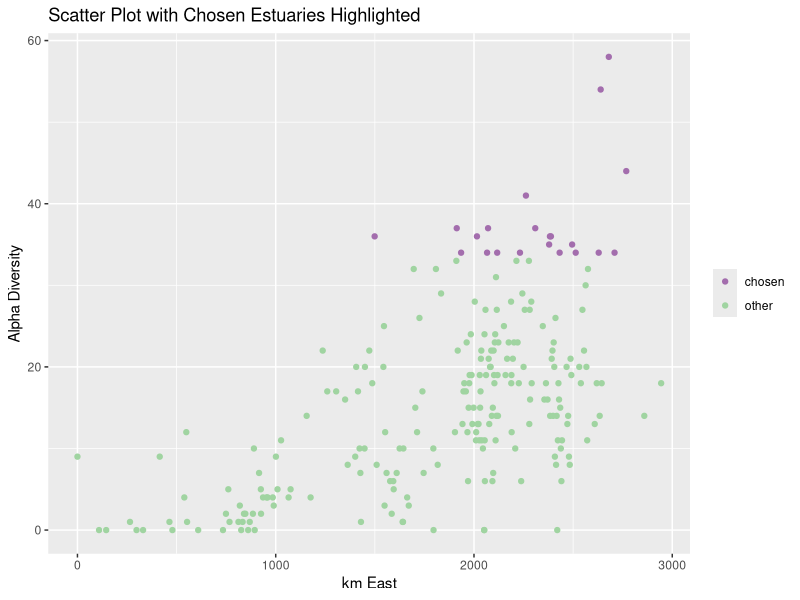
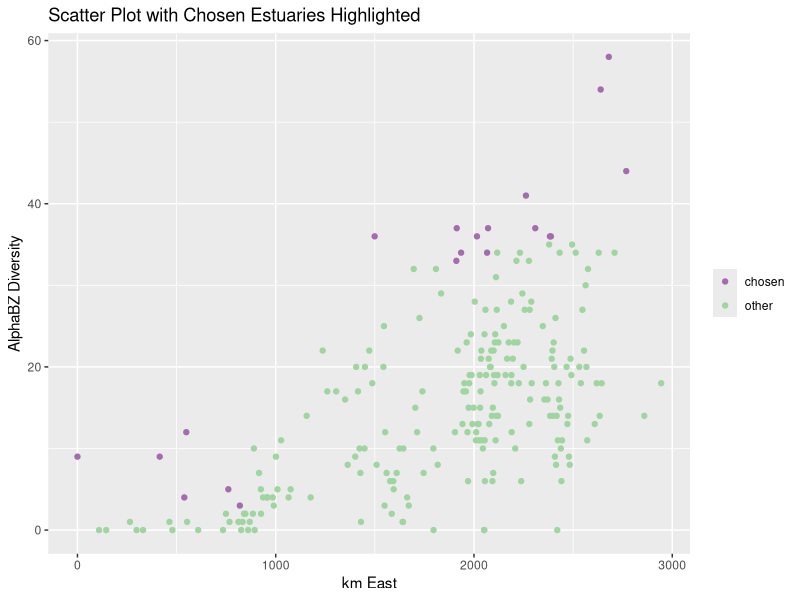

Reproduce these figures in R, in order. (Note: this script raises an error after producing the figures.)
# Marine Spatial Planning Module - Colin Attwood
# Not just an ecological problem but social and economic too - we're ignoring that for now
# You want to spread the protected areas around the country whilest conserving the largest number of species possible

ED <- read.csv("EstuaryFishSurveyData.csv")
install.packages("vegan")
library(vegan)
install.packages("dplyr")
library(dplyr)
install.packages("ggplot2")
library(ggplot2)

#Getting rid of NAs in the data set 
ED[is.na(ED)] <- 0

# Specnumber 
#this is a function in the vegan package that allows you to sus out the alpha diversity (species richness) of the eastuaries
alpha <- specnumber(ED[4:148]) 
ED$alpha <- specnumber(ED[4:148]) #created a new column with the alpha diversity in ED

### Chunk 1
# Using Colin's code to order the data in descending alpha diversity
ED <- ED[order(-ED$alpha),]
ED

# Extracting the names of the top 20 most diverse estuaries
Alphalist <- ED[1:20,1]
Alphalist

# To ensure that the graph makes sense (geographically sound), flip kmWest to create a new column - kmEast
ED$kmEast <- 2947 - ED$kmWest

# Create a column for top 20 alpha diversity and others
ED$highlight <- ifelse(rank(-ED$alpha) <=20, "chosen", "other")

# Create a scatter plot showing the top 20 eastuaries in terms of alpha diversity
G1 <- ggplot(ED, aes(x = kmEast, y = alpha)) + 
  geom_point(aes(color = highlight)) +
  scale_color_manual(values = c("chosen" = "#A36DAD", "other" = "#A0D4A1")) +
  ggtitle("Scatter Plot with Chosen Estuaries Highlighted") +
  xlab("km East") +
  ylab ("Alpha Diversity")+
  theme(legend.title = element_blank())

G1

# Or Colin's way in separating the top 20 from the others
ED$alphalist <- 0
ED$alphalist[1:20] <- 1
# Then just color these -> Colin

# Now we're trying to see the gamma diversity - trying to see the number of different species that would be protected if we chose these
# We can use specnumber in the vegan package for this
# In essense we're sussing the top 20 estuaries by splitting them into biogeographic zones (BZ) and getthing 6 from the WC and 7 from the SC and EC
# In other word - we want to richness without the abundance
alphaout <- specnumber(ED[4:148], groups = ED$alphalist)
alphaout # output: 0 = 121; 1 = 116 ~ that's 80%


### Chunk 2
# Then order the data to both BZ and alpha
ED <- ED[order(ED$BZ,-ED$alpha),]

# Create a column for the richness with the different BZs 
ED$alphabz <- 0
ED$alphabz[1:7] <- 1 # tagging the first 6 from the East Coast
ED$alphabz[91:97] <- 1 # tagging the first 7 from the South Coast
ED$alphabz[207:212] <- 1 # tagging the first 7 from the West Coast
ED$alphabz

# Then another column for the highlighted BZ x alpha
ED$highlightBZ <- ifelse(rank(-ED$alphabz) <=20, "chosen", "other")

# Create a plot for BZ x alpha
G2 <- ggplot(ED, aes(x = kmEast, y = alpha)) + 
  geom_point(aes(color = highlightBZ)) +
  scale_color_manual(values = c("chosen" = "#A36DAD", "other" = "#A0D4A1")) +
  ggtitle("Scatter Plot with Chosen Estuaries Highlighted") +
  xlab("km East") +
  ylab ("AlphaBZ Diversity")+
  theme(legend.title = element_blank())
G2

#Extracting the names of these estuaries
AlphaBZlistEC <- ED[1:7,1]
AlphaBZlistSC <- ED[91:97,1]
AlphaBZlistWC <- ED[207:212,1]

AlphaBZlistEC
AlphaBZlistSC
AlphaBZlistWC

# How many species are in the alphabz list
alphabzout <- specnumber(ED[4:148], groups = ED$alphabzlist)
alphabzout # output : 0 = 120; 1 = 122 ~ that's 84%

### Chunk 3
# We are going to figure out the mid ranges of each species
# Problem also because some species have a bi modal dbn

G3 <- ggplot(ED, aes(x = kmEast, y = Bluespot.mullet)) + 
  geom_point(aes(color = highlightBZ)) +
  scale_color_manual(values = c("top20alphabz" = "#A36DAD", "other" = "#A0D4A1"))+
  theme(legend.title = element_blank())
G3



# Chunk 4
# Order data by kmWest
ED <- ED[order(-ED$kmWest),]
ED
# Creating vectors for Western Limit, Eastern Limit, Range, and Centre 
WL <- array(0, c(145))
WL

EL <- array(0, c(145))
EL

Range <- array(0, c(145))
Range

Centre <- array(0, c(145))
Centre

Mode <- array(0, c(145))
Mode

max <- 0

# Now we're going to make loops
for(i in 1:145){ # this is the species loop
  max <- 0
  for(j in 1:232){ # this is the estuary loop
    if(ED[j, i+3]>0){EL[i] <- ED[j,2]}
    if(ED[j, i+3]>max){
      Mode[i] <- ED[j, 2]
      max <- ED[j,i+3]
    }
  }
  for(j in 232:1){ # this is the estuary loop bottom up
    if(ED[j, i+3]>0){WL[i] <- ED[j,2]}
  }
  Range[i] <- WL[i] - EL[i] # range is between the two limits
  Centre[i] <- (WL[i]-EL[i])/2
}
 
EL   
WL
Range
Mode
Centre

hist(Centre)
hist(Mode)

# Getting the top 20 estuaries by best modes
# get names of estuaries most frequently in modes
freq <- table(Mode) # get frequencies of different estuaries 
sortfreq <- sort(freq, decreasing = TRUE) # sort for highest freqs first 
sortfreq
top20range <- c(179, 267, 308, 1448, 1034, 1036, 3, 238, 408, 452, 876, 2947, 568, 685, 830, 842, 984, 318, 564, 638) # take top 20 most frequent modes 
midranges <- ED$Estuary[match(top20range, ED$kmWest)] # match the km values to the estuary name 

# in retro I have taken the top 25 cross referenced the last 8 with the most biodiverse estuaries and found that three corresponded and included them (the last 3) into the list (I shifted 20 to 21)
midranges

# Creating a mode list
ED$modelist <- 0
# List of locations to set modelist to 1
locations <- c("St Lucia", "Mlalazi", "Matigulu/Nyoni", "Knysna", "Kariega", "Bushmans", "Kosi", "Mfolozi/Msunduzi", "Manzimtoti", "Mkomazi", "Kwelera", "Orange", "Mtentu", "Mngazana", "Ngqusi/Inxaxo", "Great Kei", "Great Fish", "Zinkwasi", "Mzamba", "Mntafufu")
# Set modelist to 1
ED <- ED %>%
  mutate(modelist = ifelse(ED$Estuary %in% locations, 1, 0))

# Highlight 
ED$highlightmode <- ifelse(rank(-ED$modelist) <=20, "chosen", "other")
# Create a graph
G4 <- ggplot(ED, aes(x = kmEast, y = alpha)) + 
  geom_point(aes(color = highlightmode)) +
  scale_color_manual(values = c("chosen" = "#A36DAD", "other" = "#A0D4A1"))+
  ggtitle("Scatter Plot with Chosen Estuaries Highlighted") +
  xlab("km East") +
  ylab ("Alpha") +
  theme(legend.title = element_blank())
G4

# Check how many species are saved in this
modeout <- specnumber(ED[4:148], groups = ED$modelist)
modeout # output: 0 = 107; 1 = 128 ~ that's 88%


# Chunk 5
# Dendogram, split estuaries in each group, choose ten groups, order data by group then by diversity in group, then choose top 2 entries of each group
## Sppcomplist
# There is an estuary without fish - we need to subset the data to exclude that one
# Cannot run a dendogram with EMPTY ESTUARIES

ED <- subset(ED, alpha >0)
nrow(ED) # 218 left

ED_deco <- decostand(ED[,c(4:148)], method = "total") # "total tell us more about the proportions of the fish that occur in each estuary - instead of just focusing on raw abundance numbers because we're interested in spp comp not spp numbers
ED_deco # this has taken the numbers and reduced them to proportions

ED_dist <- vegdist(ED_deco, method = "bray") # using the proportion dataset we're working out the dissimilarity bt ea estuary by using the bray-curtis measure of dissimilarity
ED_dist # gives you the dissimilary number but now need a graph - ask R to dra a dendrogram to compare these data

ED_clust <- hclust(ED_dist, method = "average")
ED_clust # this in in preparation for the plot

plot(ED_clust, hang = -1, ylab = "Dissimilarity", xlab = "Estuaries")

# Cut a line in the dendrogram to allow for it to branch only 10 times
slice <- cutree(ED_clust, h = 0.75)
slice # estuaries sorted into dendogram slices ~ 12 branches

slice <- cutree(ED_clust, h = 0.8)
slice # cut it to 80% ~ landed up with 10 groups
hist(slice)
# Create a new variable
ED$cut80 <- slice


# Now we need to order it by cut then by alpha
ED <- ED[order(ED$cut80,-ED$alpha),]
# Tagging chosen ones
ED$clust <- 0
ED$clust[c(1, 2, 35, 36, 44, 45, 46, 47, 48, 193, 194, 197, 198, 208, 209, 210, 213, 214, 215, 218)] <- 1
Clustlist <- ED[c(1, 2, 35, 36, 44, 45, 46, 47, 48, 193, 194, 197, 198, 208, 209, 210, 213, 214, 215, 218),1]
Clustlist

# Highlight top 20 clusters
ED$highlightclust <- ifelse(rank(-ED$clust) <=20, "chosen", "other")
# Plot
G5 <- ggplot(ED, aes(x = kmEast, y = alpha)) + 
  geom_point(aes(color = highlightclust)) +
  scale_color_manual(values = c("chosen" = "#A36DAD", "other" = "#A0D4A1"))+
  ggtitle("Scatter Plot with Chosen Estuaries Highlighted") +
  xlab("km East") +
  ylab ("Alpha") +
  theme(legend.title = element_blank())
G5

# Check the number of spp saved
clustout <- specnumber(ED[4:148], groups = ED$clust)
clustout # output: 0 = 121; 1 = 116 ~ 80%
# note that this is good but excludes all estuaries without fish and so will be biased against plants and invertebrates

# Chunk 6
# Now we will try to find an estuary that has the greatest dissimilarity to other estuaries
# Order by Alpha 
# Complist variable top Est = 1, others = 0
# remove from database all spp that occur in that estuary
# Reorder by alpha and repeat
# 1. Create variable called complist

NED <- ED
NED$complist <- 0

for(j in 1:20){
  NED <- NED[order(-NED$alpha),]
  NED$complist[1] <- 1
  for(i in 1:145){
    if(NED[1, i+3] > 0 ){NED[,i+3] <- 0}
  }
  NED$alpha <- specnumber(NED[,4:148])
}

NED$complist
NED <- NED[order(-NED$complist),] 
Complist <- NED[1:20,1]
Complist

ED <- ED[order(ED$kmWest),]
NED <- NED[order(NED$kmWest),]
ED$complist <- NED$complist
compout <- specnumber(ED[4:148], groups = ED$complist)
compout # output: 0 = 109; 1 = 135 ~ that's 93%

ED$highlightcomp <- ifelse(rank(-ED$complist) <=20, "chosen", "other")
# Plot
G6 <- ggplot(ED, aes(x = kmEast, y = alpha)) + 
  geom_point(aes(color = highlightcomp)) +
  scale_color_manual(values = c("chosen" = "#A36DAD", "other" = "#A0D4A1"))+
  ggtitle("Scatter Plot with Chosen Estuaries Highlighted") +
  xlab("km East") +
  ylab ("Alpha") +
  theme(legend.title = element_blank())
G6

